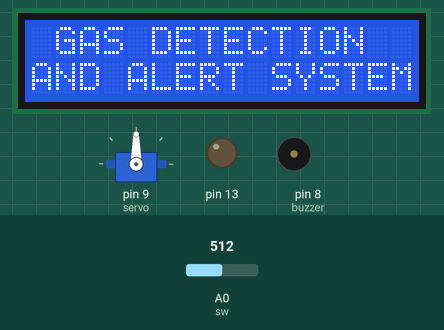
Recording of a sketch running on a simulated Arduino Uno, built with avr-gcc and run on an emulated ATmega328P. On the bench: 16×2 character LCD, servo, output pins drawn as LEDs (lit = HIGH), buzzer (waves = sounding, pin HIGH). Dashed ring = blinking. The inputs (shaded band) are chosen by the test bench; at power-on: A0 (sw) = 512.

Above: at 2.1 s.
At 7.3 s:
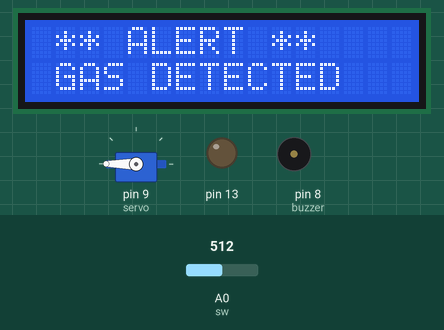
7.4 s: A0 (sw) set to 212
12.9 s: A0 (sw) set to 189
At 19.5 s:
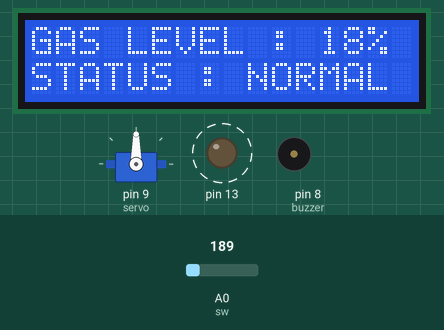
21.2 s: A0 (sw) set to 122
At 23.0 s:
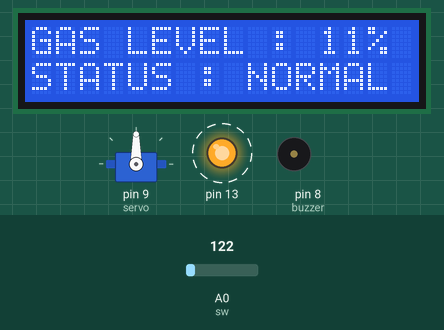
Timing chart, 0 to 32.7 s (numbered marks = the images above; inputs shaded):
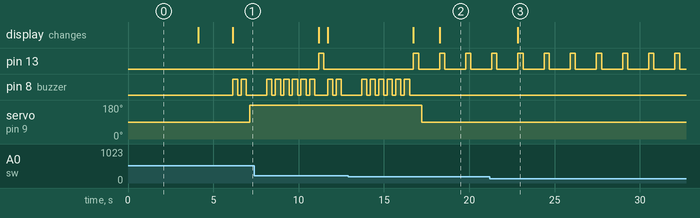

Measured:
- the behaviour switches between 205 and 204 on A0 (sw) (found by bisection; images 1 and 2)
- after the input at 12.9 s, pin 8 (buzzer): goes on until 16.5 s, then stays LOW; servo on pin 9 (servo): 180° → 90° after 4.3 s
- after the input at 21.2 s, the display: changes after 1.7 s (image 3)
- by itself, pin 13: alternates HIGH for 0.30 s and LOW for 1.2 s

The sketch:

LPG_Gas_Detection_System.ino
```cpp
#include <LiquidCrystal_I2C.h>
#include <Servo.h>

LiquidCrystal_I2C lcd(0x27, 16, 2);

#define sw A0
#define buzzer 8

int sense;
String status = "CHECKING";

Servo servo;

void setup()
{
  Serial.begin(9600);

  pinMode(sw, INPUT);
  pinMode(buzzer, OUTPUT);

  digitalWrite(buzzer, LOW);

  pinMode(13, OUTPUT);
  digitalWrite(13, LOW);

  lcd.init();
  lcd.backlight();

  lcd.print(" GAS DETECTION ");
  lcd.setCursor(0, 1);
  lcd.print("AND ALERT SYSTEM");

  delay(2000);

  servo.attach(9);

  delay(1000);

  servo.write(90);

  delay(1000);

  lcd.clear();
  lcd.print("*** READY ***");

  delay(2000);
}

void beep()
{
  digitalWrite(buzzer, HIGH);
  delay(300);

  digitalWrite(buzzer, LOW);
  delay(200);

  digitalWrite(buzzer, HIGH);
  delay(300);

  digitalWrite(buzzer, LOW);
  delay(200);
}

void servo_close()
{
  servo.write(180);
  delay(1000);
}

void servo_open()
{
  servo.write(90);
  delay(1000);
}

void loop()
{
  sense = analogRead(sw);

  sense = map(sense, 0, 1023, 0, 100);

  if (sense >= 20)
  {
    lcd.clear();
    lcd.print(" ** ALERT ** ");

    lcd.setCursor(0, 1);
    lcd.print(" GAS DETECTED ");

    status = "ALERT";

    beep();

    servo_close();

    beep();
    beep();
    beep();
  }
  else
  {
    status = "NORMAL";

    digitalWrite(buzzer, LOW);

    servo_open();
  }

  lcd.clear();

  lcd.print("GAS LEVEL : ");
  lcd.print(sense);
  lcd.print("%");

  lcd.setCursor(0, 1);

  lcd.print("STATUS : ");
  lcd.print(status);

  digitalWrite(13, HIGH);
  delay(300);

  digitalWrite(13, LOW);
  delay(200);
}
```
